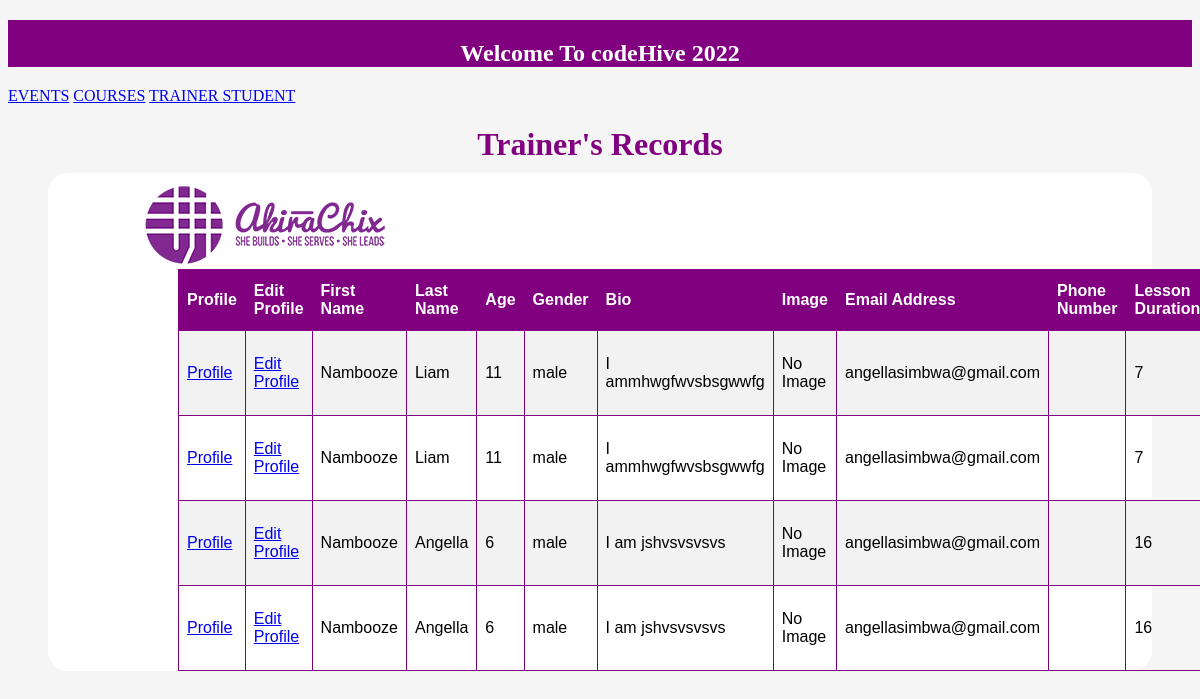
The page /trainer/list/ on the database as committed earlier.
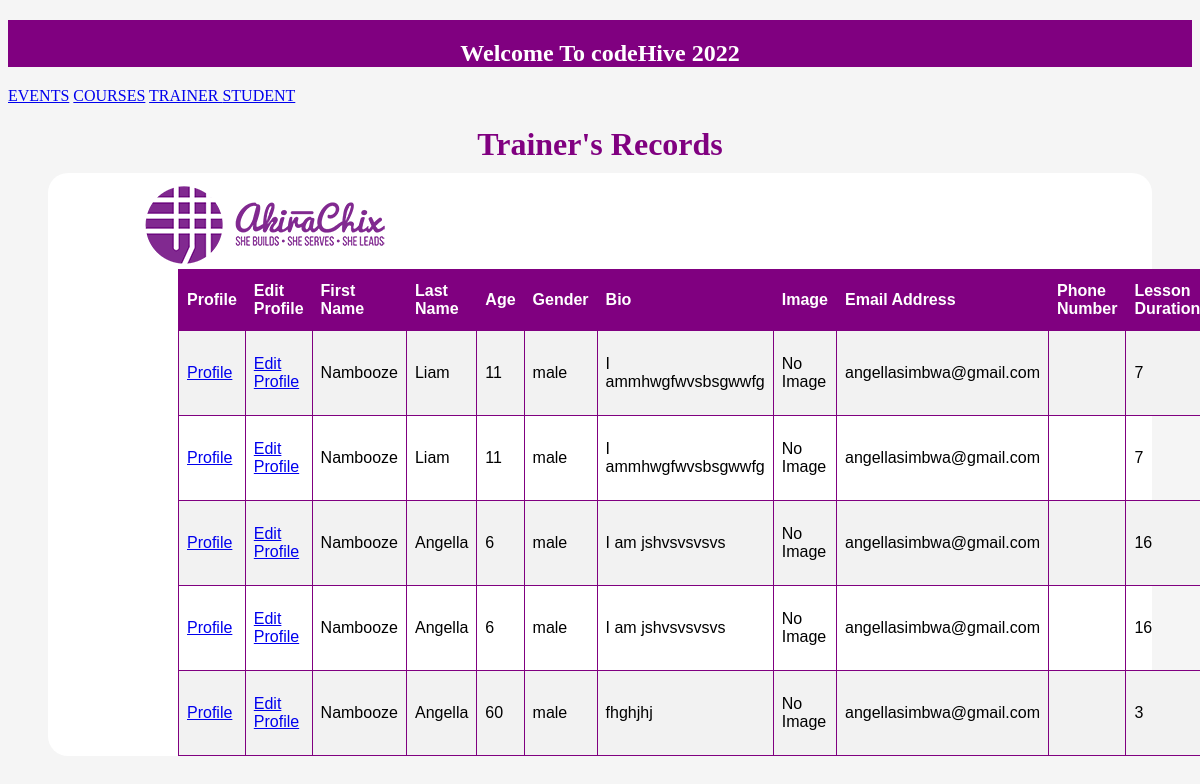
The same page on the database as committed later.
### Trainer/models.py (models this page shows, shortened)
class Trainer(models.Model):
    first_name = models.CharField(max_length=12, blank=True, null = True)
    last_name = models.CharField(max_length=12, blank=True, null = True)
    age = models.PositiveSmallIntegerField(blank=True, null = True)
    gender = models.CharField(max_length=12, blank=True, null = True)
    image = models.ImageField(blank=True, upload_to='images/', null = True)
    bio = models.TextField(blank=True, null = True)
    cv = models.FileField(upload_to='documents/', null = True)
    email_address = models.EmailField(blank=True, null = True)
    lesson_duration = models.PositiveSmallIntegerField(blank=True, null = True)

### Trainer/views.py (the view)
# urls.py: path("list/",trainer_list, name = "trainer_list"),
def trainer_list(request):
    trainers = Trainer.objects.all()
    return render(request,"trainer_list.html", {
        "trainers":trainers
    })

### Trainer/templates/trainer_list.html (shortened to what this page needs)
<!DOCTYPE html>
<html lang="en">
<head>
</head>
<body>
  <h2>
Welcome To codeHive 2022
  </h2>
  <div class="topnav">
    <a style="margin-top:10%;" href="{% url 'cal:event_form' %}"> EVENTS</a>
    <a style="margin-top:10%;" href="{% url 'courses:register_courses' %}"> COURSES</a>
    <a style="margin-top:10%;" href="{% url 'trainer:register_trainer' %}"> TRAINER </a>
    <a style="margin-top:10%;" href="{% url 'student:register_student' %}"> STUDENT</a>
        </div>
  <h1> Trainer's Records</h1>
  <div class="heading">
    <img alt="">
  <table id="calender">
    <tr>
      <th>Profile</th>
      <th>Edit Profile</th>
      <th>First Name</th>
      <th>Last Name</th>
      <th>Age</th>
      <th>Gender</th>
      <th>Bio</th>
      <th>Image</th>
      <th>Email Address</th>
      <th>Phone Number</th>
      <th>Lesson Duration</th>
    </tr>
    <tr>
       {% for trainer in trainers %}
       <td>
        <a href="{ % url 'trainer_profile' id = student.id % }">
          Profile</a>
      </td>
      <td>
        <a href="{ % url 'trainer_edit' id = student.id % }">
          Edit Profile</a>
      </td>
       <td>{{trainer.first_name}}</td>
       <td>{{trainer.last_name}}</td>
       <td>{{trainer.age}}</td>
       <td>{{trainer.gender}}</td>
       <td>{{trainer.bio}}</td>
       <td>
        {% if trainer.image %}
        <img src="{{ trainer.image.url }}" width="80px">
      {% else %}
        <p>No Image</p>
      {% endif %}
       </td>
       <td>{{trainer.email_address}}</td>
       <td>{{trainer.phone_number}}</td>
       <td>{{trainer.lesson_duration}}</td>
       </tr>
       {% endfor %}
  </table>
</div>
</body>
</html>

Rows that differ between the two databases and show on the page:
added Trainer: first_name "Nambooze", last_name "Angella", age "60", gender "male", bio "fhghjhj", shows "No Image", email_address "angellasimbwa@gmail.com", lesson_duration "3"
